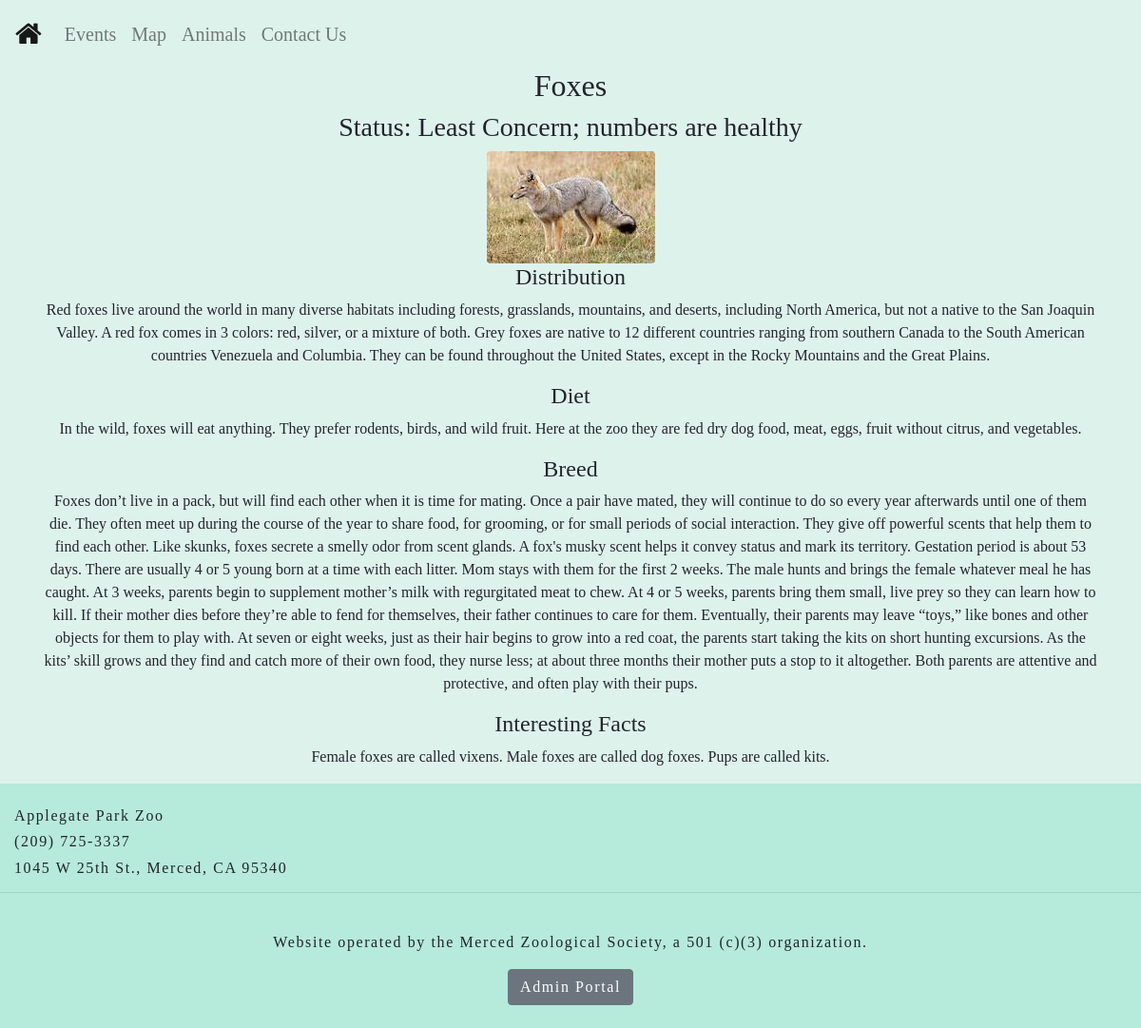
Page /animals/4 on the committed database.
### run.py (models this page shows, shortened)
class Animal(db.Model):
    id_animal = db.Column(db.Integer, primary_key=True)
    names = db.Column(db.String, unique=False, nullable=True)
    name_animal = db.Column(db.String, unique=False, nullable=True)
    dist_animal = db.Column(db.String, unique=False, nullable=True)
    diet_animal = db.Column(db.String, unique=False, nullable=True)
    desc_animal = db.Column(db.String, unique=False, nullable=True)
    breed_animal = db.Column(db.String, unique=False, nullable=True)
    behavior_animal = db.Column(db.String, unique=False, nullable=True)
    status_animal = db.Column(db.String, unique=False, nullable=True)
    fact_animal = db.Column(db.String, unique=False, nullable=True)
    image_filename = db.Column(db.String, default=None, nullable=True)
    image_url = db.Column(db.String, default=None, nullable=True)

### run.py (the view)
@app.route("/animals/<id>")
def animal(id):
    anim = Animal.query.get(id)
    print(anim.image_url)
    return render_template("animal.html", animal=anim)

### templates/animal.html (shortened to what this page needs)
{% extends "layout.html" %}
{% block content %}
<div class="container" style="text-align:center;">
  <h2>{{animal.name_animal}}</h2>
  <h3>Status: {{animal.status_animal}}</h3>
  {% if animal.image_filename %}
  <img class = "rounded" src="/static/img/{{animal.image_filename}}">
  {% else %}
  <img src="/static/img/default.png">
  {% endif %}
  {% if animal.dist_animal %}
  <h4>Distribution</h4>
  <p>{{animal.dist_animal}}</p>
  {%endif%}
  {% if animal.diet_animal %}
  <h4>Diet</h4>
  <p>{{animal.diet_animal}}</p>
  {%endif%}
  {% if animal.breed_animal %}
  <h4>Breed</h4>
  <p>{{animal.breed_animal}}</p>
  {%endif%}
  {% if animal.fact_animal %}
  <h4>Interesting Facts</h4>
  <p>{{animal.fact_animal}}</p>
  {%endif%}
</div>
{% endblock %}

### static/css/main.css (style rules this page uses)
html, body { max-width: 100%; overflow-x: hidden; font-family: 'Mutsuki'; margin: 0%; background-color:#DEF2EC; }

### rows in the picture
Animal: name_animal "Foxes", status_animal "Least Concern; numbers are healthy", image_filename (picture), dist_animal "Red foxes live around the world in many diverse habitats including forests, grasslands, mountains, and deserts, including North America, but not a native to the San Joaquin Valley. A red fox comes in 3 colors: red, silver, or a mixture of both. Grey foxes are native to 12 different countries ranging from southern Canada to the South American countries Venezuela and Columbia. They can be found throughout the United States, except in the Rocky Mountains and the Great Plains.", diet_animal "In the wild, foxes will eat anything. They prefer rodents, birds, and wild fruit. Here at the zoo they are fed dry dog food, meat, eggs, fruit without citrus, and vegetables.", breed_animal "Foxes don’t live in a pack, but will find each other when it is time for mating. Once a pair have mated, they will continue to do so every year afterwards until one of them die. They often meet up during the course of the year to share food, for grooming, or for small periods of social interaction. They give off powerful scents that help them to find each other. Like skunks, foxes secrete a smelly odor from scent glands. A fox's musky scent helps it convey status and mark its territory. Gestation period is about 53 days. There are usually 4 or 5 young born at a time with each litter. Mom stays with them for the first 2 weeks. The male hunts and brings the female whatever meal he has caught.…", fact_animal "Female foxes are called vixens. Male foxes are called dog foxes. Pups are called kits."
